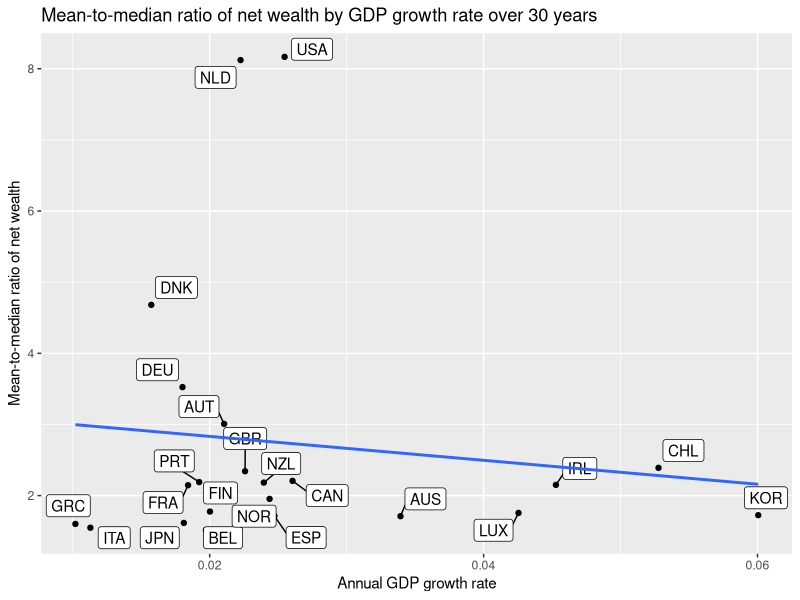
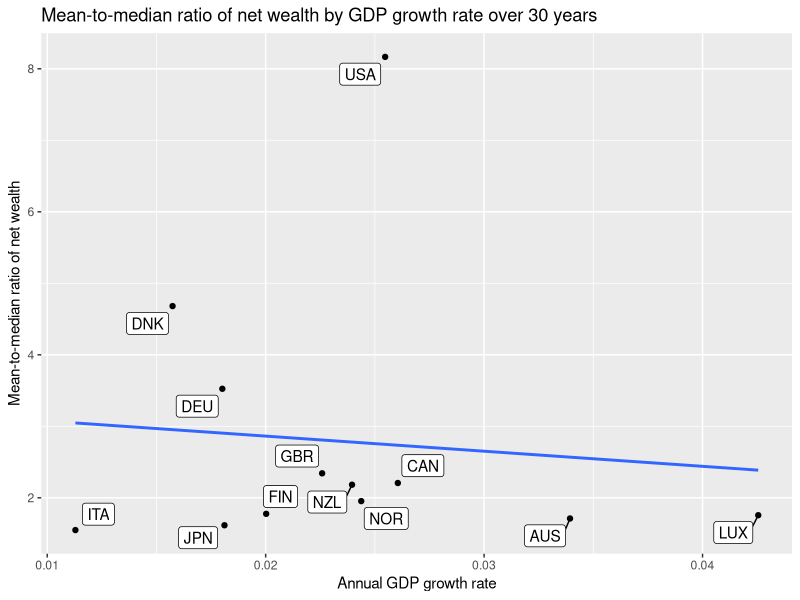
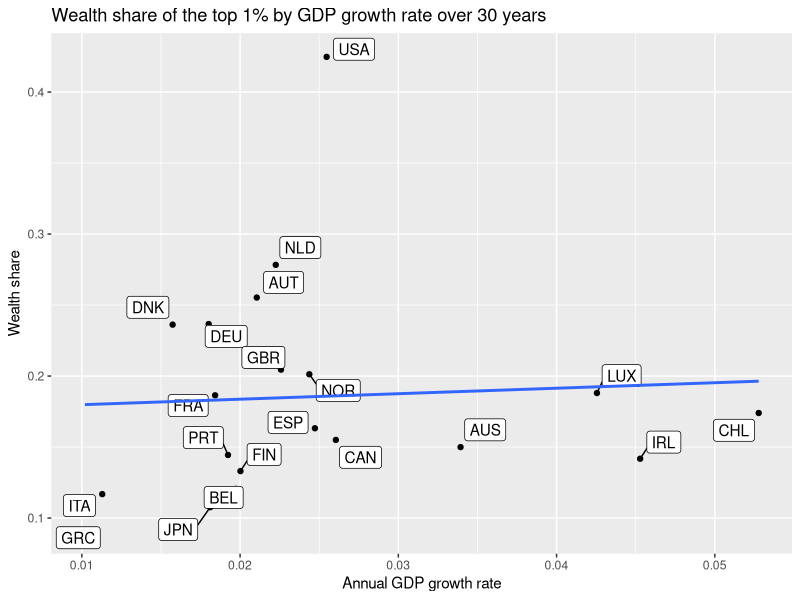
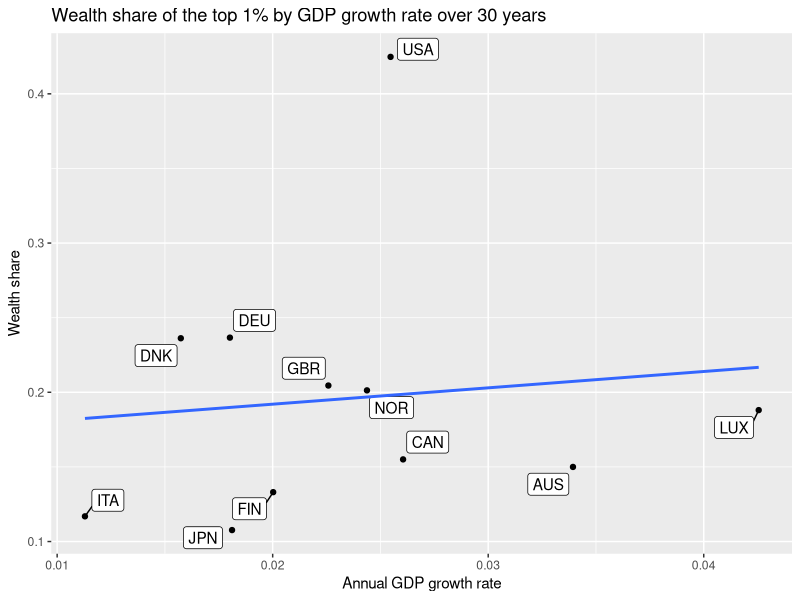
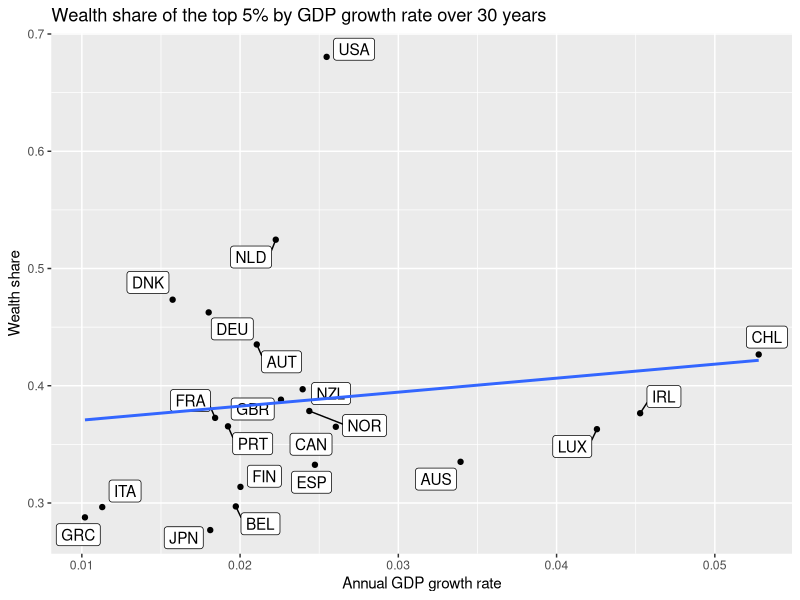
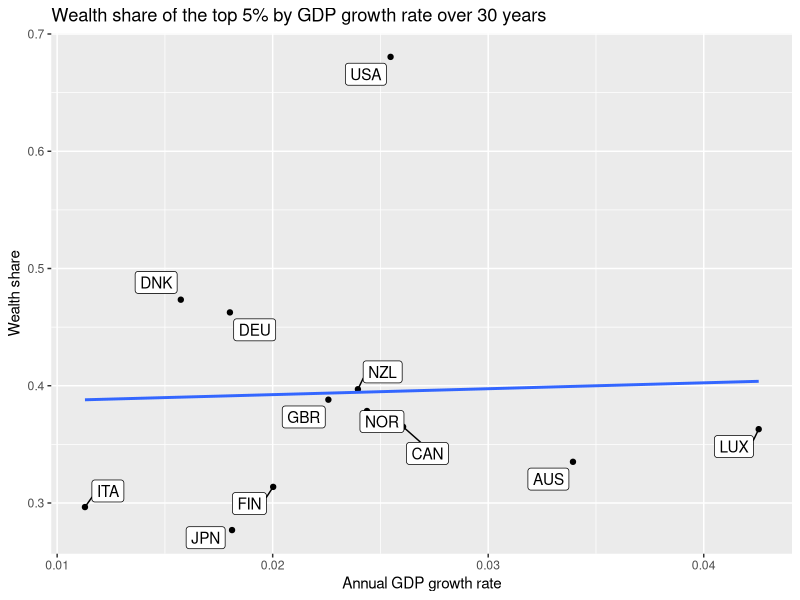
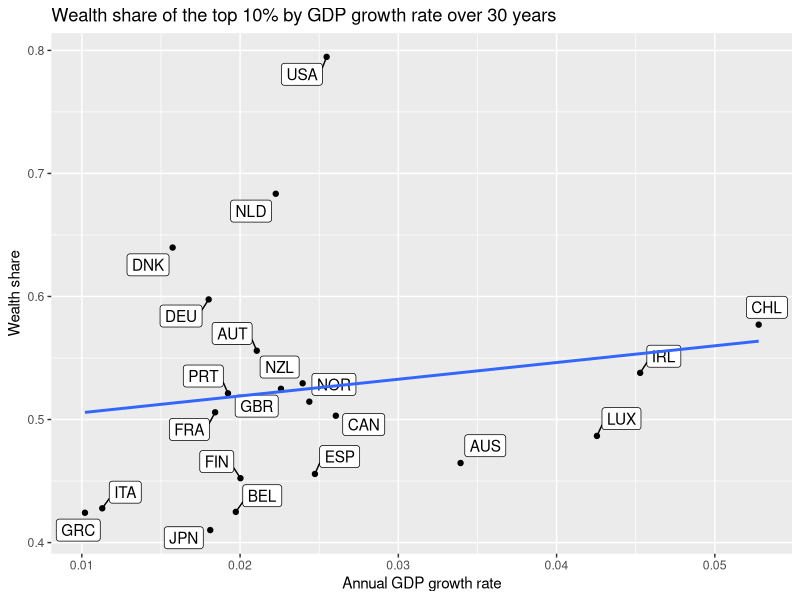
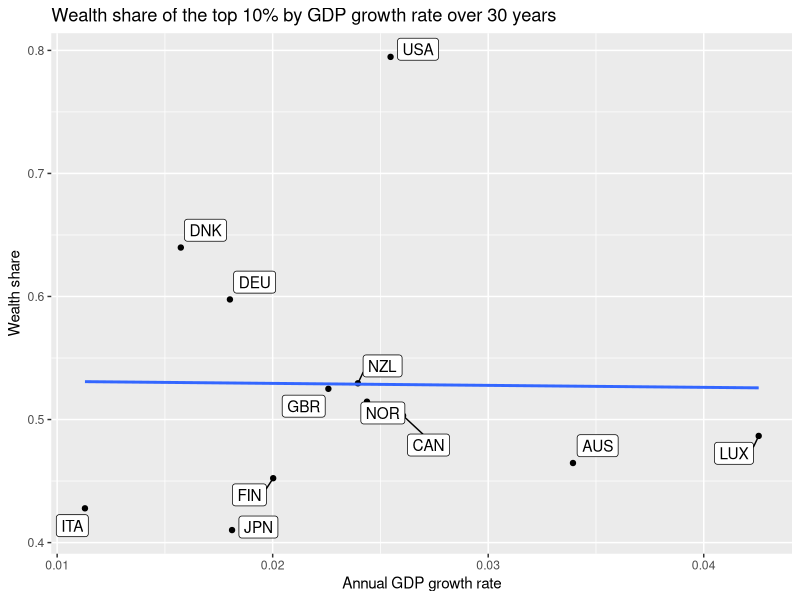

Recreate these plots in R, in order.
library(foreign)
library(plyr)
library(ggplot2)
library(ggrepel)

setwd('/Users/andreea/Documents/phd/2ndyrpaper/HARK/cstwGrowth/Empirical')

#----------------------------------------------------------------------------
# Import real GDP data from the World Bank
# https://data.worldbank.org/indicator/NY.GDP.MKTP.KD
#----------------------------------------------------------------------------
gdp_raw <- read.csv('./worldbank_gdp/API_NY.GDP.MKTP.KD_DS2_en_csv_v2.csv')

#----------------------------------------------------------------------------
# Import income group of each country from the World Bank
# https://data.worldbank.org/indicator/NY.GDP.MKTP.KD
#----------------------------------------------------------------------------
inc_group <- read.csv('./worldbank_gdp/Metadata_Country_API_NY.GDP.MKTP.KD_DS2_en_csv_v2.csv')
inc_group <- inc_group[, colnames(inc_group) %in% c('CountryCode', 'IncomeGroup', 'TableName')]

#-----------------------------------------------------------------
# Import OECD Wealth distribution database
# http://stats.oecd.org/viewhtml.aspx?datasetcode=WEALTH&lang=en#
#-----------------------------------------------------------------
oecd_wealth_raw <- read.csv('./oecd_wealth/WEALTH_22042018010501539.csv')

# Keep just mean to median net wealth and wealth shares of top 1%,5%,10%
oecd_wealth <- oecd_wealth_raw[sort(c(grep('Mean to median', oecd_wealth_raw$Variable),
                                      grep('Share of top', oecd_wealth_raw$Variable),
                                      grep('Share of bottom', oecd_wealth_raw$Variable))), ]
# Keep just latest year
oecd_wealth <- ddply(oecd_wealth, .(COUNTRY, VAR), summarise,
                     Country = Country[1],
                     Variable = Variable[1],
                     Year = max(TIME),
                     Value = Value[which(TIME==max(TIME))])

# Merge OECD inequality data with GDP data
oecd_wealth <- merge(oecd_wealth, gdp_raw, by.x='COUNTRY', by.y='CountryCode') 

# For each country, compute the GDP growth over the 30 years prior to the latest inequality data
oecd_wealth <- adply(oecd_wealth, 1, function(row) {
  gdp_last <- as.numeric(row[grep(as.character(row$Year), colnames(row))]) # get GDP in last year
  gdp_last30 <- as.numeric(row[grep(as.character(row$Year - 30), colnames(row))]) # get GDP from 30 yrs before
  gdp_growth <- (gdp_last/gdp_last30)^(1/30)-1 # get annualized growth rate
  output <- data.frame(GDP_last=gdp_last, GDP_last30=gdp_last30, GDP_growth=gdp_growth)
  return(output)
})

oecd_wealth <- oecd_wealth[, -grep('X', colnames(oecd_wealth))] # delete annual GDP observations
oecd_wealth <- oecd_wealth[, !(colnames(oecd_wealth) %in% c('CountryName', 
                                                            'IndicatorName', 
                                                            'IndicatorCode'))] # delete useless info
oecd_wealth <- oecd_wealth[complete.cases(oecd_wealth), ]

# Make dummy for whether country is in the group of 16 countries in Carroll's email
g16 <- c('DNK', 'CZE', 'NOR', 'FIN', 'SWE', 'HUN', 'DEU', 'LUX', 'CAN', 'AUS', 'ITA', 'NZL', 'JPN', 
         'GBR', 'ISR', 'USA')
oecd_wealth$g16 <- ifelse(oecd_wealth$COUNTRY %in% g16, 1, 0)

#--------------------------------------------------------------------------
# Import wealth Gini data from Credit Suisse Global Wealth Databook 2017
# http://publications.credit-suisse.com/tasks/render/file/index.cfm?fileid=FB790DB0-C175-0E07-787A2B8639253D5A
#--------------------------------------------------------------------------
cs_wealth <- read.csv('./credit_suisse_wealth/tabula-databook_table_3_1.csv', header=FALSE)

# Keep just column with Gini wealth coefficient
cs_wealth <- cs_wealth[,c(1,10)]
colnames(cs_wealth) <- c('Country', 'Gini')

# Merge with income group data and only keep high-income countries
cs_wealth <- merge(cs_wealth, inc_group, by.x='Country', by.y='TableName')
cs_wealth <- cs_wealth[cs_wealth$IncomeGroup=='High income', ]

# Keep just countries which according to the Credit Suisse report have direct (not imputed)
# wealth distribution data
cs_wealth <- cs_wealth[cs_wealth$CountryCode %in% c('AUS', 'AUT', 'BEL', 'CAN', 'CHL', 'CHN',
                                                    'CYP', 'FIN', 'FRA', 'DEU', 'GRC', 'IND',
                                                    'IDN', 'ITA', 'JPN', 'KOR', 'LUX', 'MLT',
                                                    'NLD', 'NZL', 'NOR', 'PRT', 'SVK', 'SVN',
                                                    'ESP', 'SWE', 'THA', 'GBR', 'USA', 'URY',
                                                    'IRL'), ]
# Merge with GDP data
cs_wealth <- merge(cs_wealth, gdp_raw, by='CountryCode')

# Compute GDP growth between 2014 (HFCS field work used in the was done in 2014) and 1984
cs_wealth$GDP_14 <- cs_wealth[, grep('2014', colnames(cs_wealth))]
cs_wealth$GDP_84 <- cs_wealth[, grep('1984', colnames(cs_wealth))]
cs_wealth$GDP_84_14 <- (cs_wealth$GDP_14/cs_wealth$GDP_84)^(1/30)-1

# Get rid of useless data
cs_wealth <- cs_wealth[, -grep('X', colnames(cs_wealth))] # delete annual GDP observations
cs_wealth <- cs_wealth[, !(colnames(cs_wealth) %in% c('CountryName', 
                                                            'IndicatorName', 
                                                            'IndicatorCode'))] # delete useless info
cs_wealth <- cs_wealth[complete.cases(cs_wealth), ]
cs_wealth$g16 <- ifelse(cs_wealth$CountryCode %in% g16, 1, 0)

#-------------------------------
# Plot OECD data
#-------------------------------

# Plot mean-to-median ratio of net wealth by GDP growth rate
ggplot(oecd_wealth[oecd_wealth$VAR=='M2MR',], aes(x=GDP_growth, y=Value)) +
  geom_point() +
  geom_label_repel(aes(label=COUNTRY)) +
  geom_smooth(method=lm, se=FALSE, fullrange=TRUE) +
  labs(x='Annual GDP growth rate', y='Mean-to-median ratio of net wealth', 
       title='Mean-to-median ratio of net wealth by GDP growth rate over 30 years')

# Plot mean-to-median ratio of net wealth by GDP growth rate for a subset of countries
ggplot(oecd_wealth[oecd_wealth$VAR=='M2MR' & oecd_wealth$g16==1,], aes(x=GDP_growth, y=Value)) +
  geom_point() +
  geom_label_repel(aes(label=COUNTRY)) +
  geom_smooth(method=lm, se=FALSE, fullrange=TRUE) + 
  labs(x='Annual GDP growth rate', y='Mean-to-median ratio of net wealth', 
       title='Mean-to-median ratio of net wealth by GDP growth rate over 30 years')

# Plot wealth share of top 1% by GDP growth rate
ggplot(oecd_wealth[oecd_wealth$VAR=='ST1',], aes(x=GDP_growth, y=Value/100)) +
  geom_point() +
  geom_label_repel(aes(label=COUNTRY)) +
  geom_smooth(method=lm, se=FALSE, fullrange=TRUE) + 
  labs(x='Annual GDP growth rate', y='Wealth share', 
       title='Wealth share of the top 1% by GDP growth rate over 30 years')

# Plot wealth share of top 1% by GDP growth rate for a subset of countries
ggplot(oecd_wealth[oecd_wealth$VAR=='ST1' & oecd_wealth$g16==1,], aes(x=GDP_growth, y=Value/100)) +
  geom_point() +
  geom_label_repel(aes(label=COUNTRY)) +
  geom_smooth(method=lm, se=FALSE, fullrange=TRUE) + 
  labs(x='Annual GDP growth rate', y='Wealth share', 
       title='Wealth share of the top 1% by GDP growth rate over 30 years')

# Plot wealth share of top 5% by GDP growth rate
ggplot(oecd_wealth[oecd_wealth$VAR=='ST5',], aes(x=GDP_growth, y=Value/100)) +
  geom_point() +
  geom_label_repel(aes(label=COUNTRY)) +
  geom_smooth(method=lm, se=FALSE, fullrange=TRUE) + 
  labs(x='Annual GDP growth rate', y='Wealth share', 
       title='Wealth share of the top 5% by GDP growth rate over 30 years')

# Plot wealth share of top 5% by GDP growth rate for a subset of countries
ggplot(oecd_wealth[oecd_wealth$VAR=='ST5' & oecd_wealth$g16==1,], aes(x=GDP_growth, y=Value/100)) +
  geom_point() +
  geom_label_repel(aes(label=COUNTRY)) +
  geom_smooth(method=lm, se=FALSE, fullrange=TRUE) + 
  labs(x='Annual GDP growth rate', y='Wealth share', 
       title='Wealth share of the top 5% by GDP growth rate over 30 years')

# Plot wealth share of top 10% by GDP growth rate
ggplot(oecd_wealth[oecd_wealth$VAR=='ST10',], aes(x=GDP_growth, y=Value/100)) +
  geom_point() +
  geom_label_repel(aes(label=COUNTRY)) +
  geom_smooth(method=lm, se=FALSE, fullrange=TRUE) + 
  labs(x='Annual GDP growth rate', y='Wealth share', 
       title='Wealth share of the top 10% by GDP growth rate over 30 years')

# Plot wealth share of top 10% by GDP growth rate for a subset of countries
ggplot(oecd_wealth[oecd_wealth$VAR=='ST10' & oecd_wealth$g16==1,], aes(x=GDP_growth, y=Value/100)) +
  geom_point() +
  geom_label_repel(aes(label=COUNTRY)) +
  geom_smooth(method=lm, se=FALSE, fullrange=TRUE) + 
  labs(x='Annual GDP growth rate', y='Wealth share', 
       title='Wealth share of the top 10% by GDP growth rate over 30 years')


#-------------------------------
# Plot Credit Suisse data
#-------------------------------

# Plot mean-to-median ratio of net wealth by GDP growth rate
ggplot(cs_wealth, aes(x=GDP_84_14, y=Gini/100)) +
  geom_point() +
  geom_label_repel(aes(label=CountryCode)) +
  geom_smooth(method=lm, se=FALSE, fullrange=TRUE) +
  theme_minimal() +
  labs(x='Annual GDP growth rate', y='Gini coefficient of net wealth', 
       title='Gini coefficient of net wealth by GDP growth rate over 30 years')

# Plot mean-to-median ratio of net wealth by GDP growth rate for a subset of countries
ggplot(cs_wealth[cs_wealth$g16==1,], aes(x=GDP_84_14, y=Gini/100)) +
  geom_point() +
  geom_label_repel(aes(label=CountryCode)) +
  geom_smooth(method=lm, se=FALSE, fullrange=TRUE) +
  theme_minimal() + 
  labs(x='Annual GDP growth rate', y='Gini coefficient of net wealth', 
       title='Gini coefficient of net wealth by GDP growth rate over 30 years')


